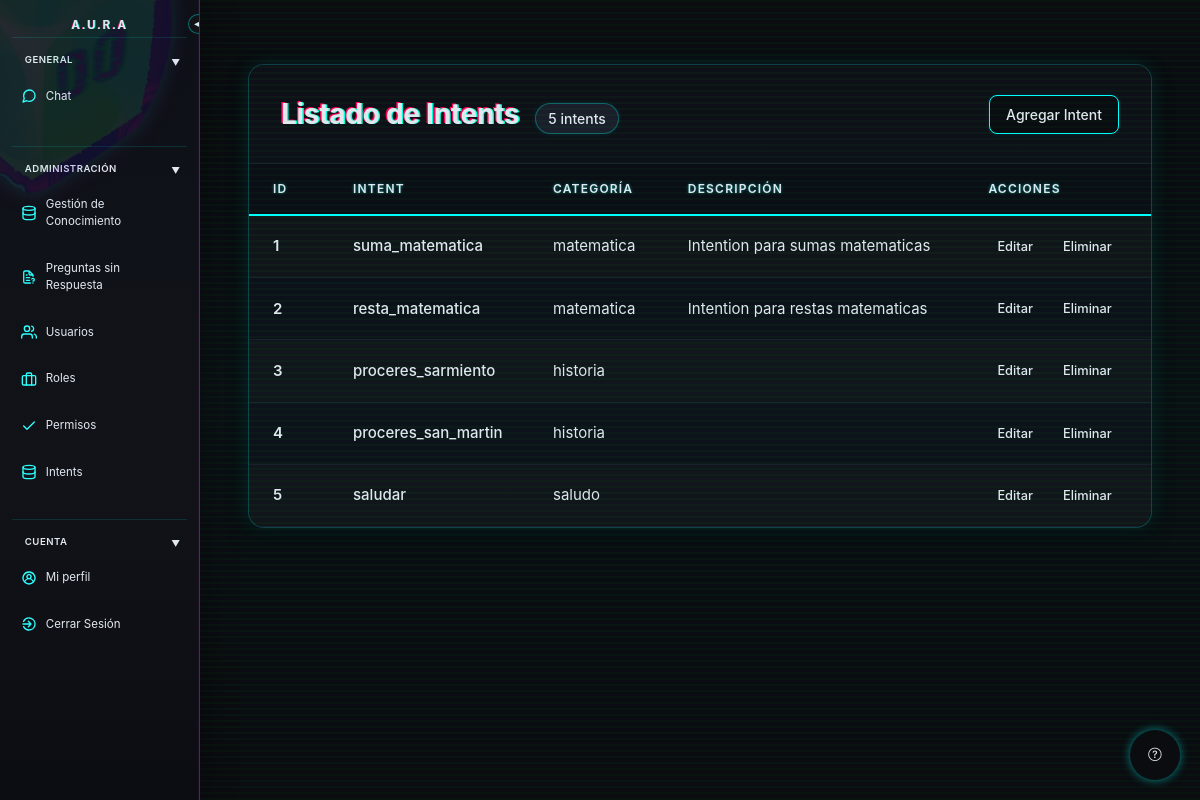
The app's page /index.php?controller=intent&action=listar (signed in) with its own data.
### tables this page shows
CREATE TABLE `intents` (
  `id` int(11) NOT NULL,
  `nombre_intent` varchar(100) DEFAULT NULL,
  `categoria_id` int(11) DEFAULT NULL,
  `descripcion` text DEFAULT NULL
);

CREATE TABLE `categorias` (
  `id` int(11) NOT NULL,
  `nombre` varchar(100) DEFAULT NULL,
  `descripcion` text DEFAULT NULL
);

### controller/IntentController.php (called while the page is built, shortened)
<?php
require_once "model/Intent.class.php";
require_once "model/Categoria.class.php";
class IntentController {
    public function listar() {
        $intents = Intent::listar();
        require_once "view/intents/index.php";
    }
}
?>

### model/Intent.class.php (called while the page is built, shortened)
<?php
include_once "Database.class.php";
include_once "Categoria.class.php";
class Intent
{
    private $id;
    private $nombre_intent;
    private $categoria;
    private $descripcion;
    public function __construct($id = null, $nombre_intent = null, $categoria = null, $descripcion = null)
    {
        $this->id = $id;
        $this->nombre_intent = $nombre_intent;
        $this->categoria = $categoria;
        $this->descripcion = $descripcion;
    }
    public static function listar()
    {
        $conexion = Database::getInstance()->getConnection();
        $sql = "SELECT i.*, c.id AS categoria_id, c.nombre AS categoria_nombre, c.descripcion AS categoria_descripcion
                FROM intents i
                LEFT JOIN categorias c ON i.categoria_id = c.id";
        $stmt = $conexion->query($sql);
        $intents = [];
        while ($fila = $stmt->fetch(PDO::FETCH_ASSOC)) {
            $categoria = null;
            if (!empty($fila['categoria_id'])) {
                $categoria = new Categoria($fila['categoria_id'], $fila['categoria_nombre'], $fila['categoria_descripcion']);
            }
            $intents[] = new Intent($fila['id'], $fila['nombre_intent'], $categoria, $fila['descripcion']);
        }
        return $intents;
    }
    public function getId() { return $this->id; }
    public function getNombreIntent() { return $this->nombre_intent; }
    public function getCategoria() { return $this->categoria; }
    public function getDescripcion() { return $this->descripcion; }
}
?>

### model/Database.class.php (called while the page is built)
<?php
class Database
{
    private static $instancia=null;
    private $nombre="chatbot_v2";
    private $servidor="localhost";
    private $usuario="root";
    private $clave="";
    private $conexion;
    public function __construct()
    {
        try {
            $dsn="mysql:host={$this->servidor};dbname={$this->nombre};charset=utf8";
            $this->conexion = new PDO($dsn, $this->usuario, $this->clave);
            $this->conexion->setAttribute(PDO::ATTR_ERRMODE, PDO::ERRMODE_EXCEPTION);
        } catch (PDOException $e) {
            die("Error de conexion:".$e->getMessage());
        }
    }
    public static function getInstance(){
        if(!self::$instancia){
            self::$instancia=new Database();
        }
        return self::$instancia;
    }
    public function getConnection(){
        return $this->conexion;
    }
}
?>

### model/Categoria.class.php (called while the page is built, shortened)
<?php
include_once "Database.class.php";
class Categoria
{
    private $nombre;
    public function __construct($id=null, $nombre=null, $descripcion=null)
    {
        $this->nombre = $nombre;
    }
    public function getNombre() {return $this->nombre;}
}
?>

### view/intents/index.php (the view, shortened to what this page needs)
<?php
    require_once __DIR__ . '/../layout/header.php';
    require_once __DIR__ . '/../layout/sidebar.php';
?>
    <div class="main-content">
        <div class="panel-container">
            <div class="header-section">
                <div class="header-left">
                    <h1>Listado de Intents</h1>
                    <?php if(!empty($intents)): ?>
                        <span class="object-count"><?= count($intents) ?> intents</span>
                    <?php endif; ?>
                </div>
                <div class="header-right">
                    <a class="btn btn-primary" href="index.php?controller=intent&action=crear">Agregar Intent</a>
                </div>
            </div>
            <div class="table-container">
                <table class="objects-table">
                    <thead>
                        <tr>
                            <th>ID</th>
                            <th>Intent</th>
                            <th>Categoría</th>
                            <th>Descripción</th>
                            <th>Acciones</th>
                        </tr>
                    </thead>
                    <tbody>
                        <?php if(!empty($intents)): ?>
                            <?php foreach($intents as $intent): ?>
                                <tr>
                                    <td class="id-cell"><?= $intent->getId(); ?></td>
                                    <td class="name-cell"><?= $intent->getNombreIntent(); ?></td>
                                    <td class="desc-cell"><?= $intent->getCategoria() ? $intent->getCategoria()->getNombre() : ''; ?></td>
                                    <td class="desc-cell"><?= $intent->getDescripcion(); ?></td>
                                    <td class="actions-cell">
                                        <a class="btn btn-edit" href="index.php?controller=intent&action=editar&id=<?= $intent->getId(); ?>">Editar</a>
                                        <a class="btn btn-delete" href="index.php?controller=intent&action=eliminar&id=<?= $intent->getId(); ?>">Eliminar</a>
                                    </td>
                                </tr>
                            <?php endforeach; ?>
                        <?php endif; ?>
                    </tbody>
                </table>
            </div>
        </div>
    </div>
<?php require_once __DIR__ . '/../layout/footer.php'; ?>

### assets/css/sidebar.css (style rules this page uses)
:root { --sidebar-width: 200px; --sidebar-collapsed-width: 50px; }

### records on screen
intents: id "1", nombre_intent "suma_matematica", categoria.nombre "matematica", descripcion "Intention para sumas matematicas"
intents: id "2", nombre_intent "resta_matematica", categoria.nombre "matematica", descripcion "Intention para restas matematicas"
intents: id "3", nombre_intent "proceres_sarmiento", categoria.nombre "historia"
intents: id "4", nombre_intent "proceres_san_martin", categoria.nombre "historia"
intents: id "5", nombre_intent "saludar", categoria.nombre "saludo"

### other values on screen
count($intents) "5"
